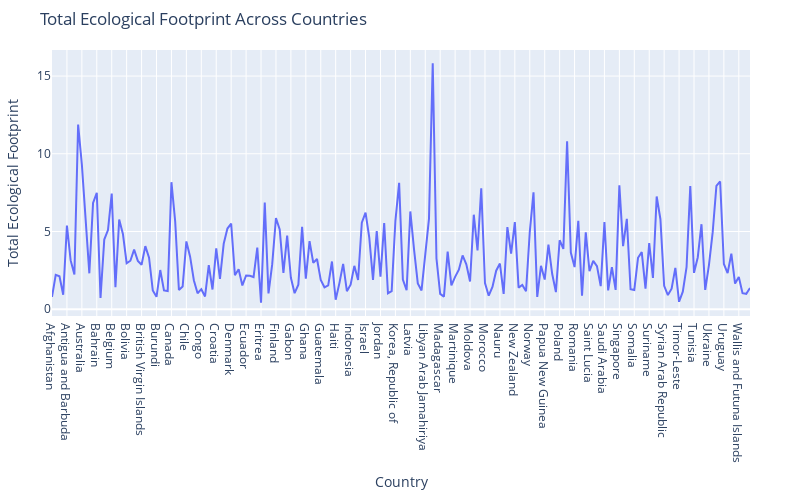

This figure's notebook cell:
### Code cell
import plotly.express as px

# Assuming 'data' is your DataFrame with ecological footprint data

# Example: Plot line chart for Total Ecological Footprint across different countries
fig = px.line(data, x='Country', y='Total Ecological Footprint',
              title='Total Ecological Footprint Across Countries',
              labels={'Country': 'Country', 'Total Ecological Footprint': 'Total Ecological Footprint'})

# Customize layout
fig.update_layout(
    xaxis_title='Country',
    yaxis_title='Total Ecological Footprint',
    height=500,  # Adjust height of the plot
    width=800,   # Adjust width of the plot
    margin=dict(l=50, r=50, t=50, b=50),  # Adjust margins
)

# Show the plot
fig.show()

### Figure 1 — Plotly figure (JSON) as saved in the notebook; plotly's stock layout.template omitted (floating-point values rounded to 4 significant figures; data arrays with more than 128 entries replaced by an {"elided": "..."} marker saying what was removed)
{"data": [{"hovertemplate": "Country=%{x}<br>Total Ecological Footprint=%{y}<extra></extra>", "legendgroup": "", "line": {"color": "#636efa", "dash": "solid"}, "marker": {"symbol": "circle"}, "mode": "lines", "name": "", "orientation": "v", "showlegend": false, "type": "scatter", "x": {"elided": "188 str values"}, "xaxis": "x", "y": {"elided": "188 float values"}, "yaxis": "y"}], "layout": {"height": 500, "legend": {"tracegroupgap": 0}, "margin": {"b": 50, "l": 50, "r": 50, "t": 50}, "title": {"text": "Total Ecological Footprint Across Countries"}, "width": 800, "xaxis": {"anchor": "y", "domain": [0, 1], "title": {"text": "Country"}}, "yaxis": {"anchor": "x", "domain": [0, 1], "title": {"text": "Total Ecological Footprint"}}}}
